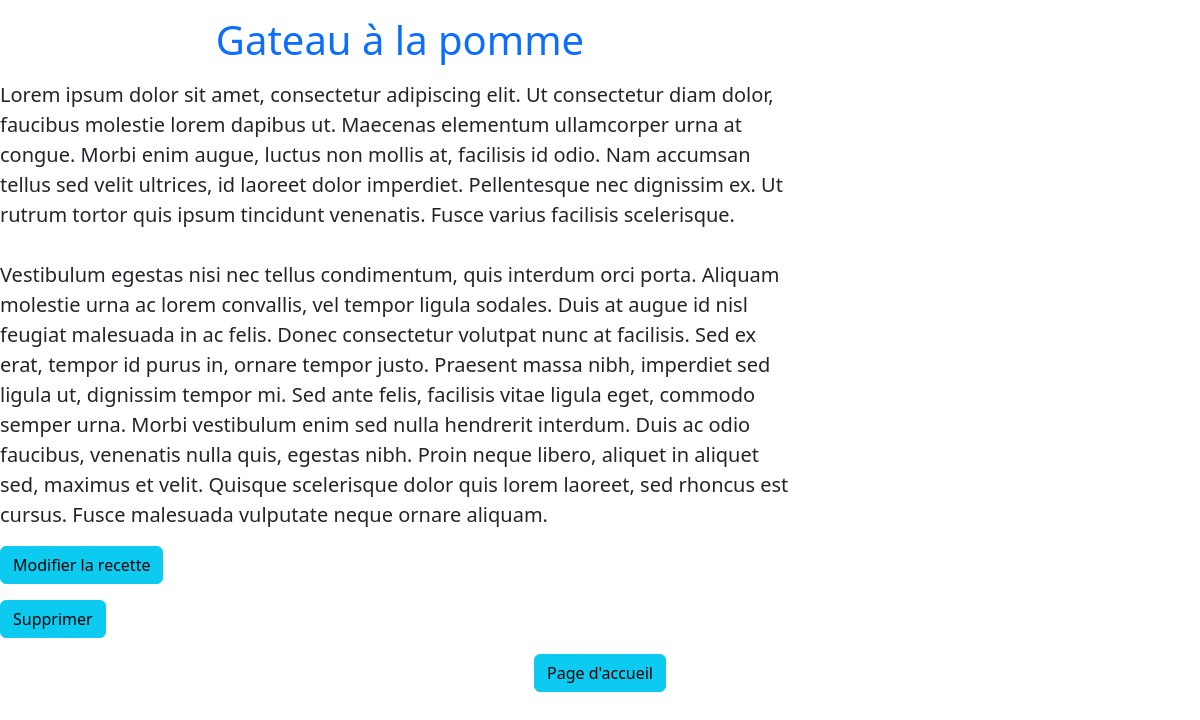
Screenshot of /recette.php?id=2 with the database file from the repository.
### tables this page shows
CREATE TABLE `recettes` (
  `id` int(10) NOT NULL,
  `title` varchar(255) NOT NULL,
  `description` text DEFAULT NULL,
  `recette` text DEFAULT NULL
);

### src/recipes.php (called while the page is built, shortened)
<?php
function getRecipeById($pdo, $id) :array|bool {
    $query = $pdo->prepare("SELECT * FROM recettes WHERE id = :id");
    $query->bindValue(':id', $id, PDO::PARAM_INT);
    $query->execute();
    return $query->fetch(PDO::FETCH_ASSOC);
}

### src/recette.php (the view, shortened to what this page needs)
<?php
require_once  "recipes.php";
require_once "header.php";
$error = false;
if (isset($_GET['id'])) {
    $id = $_GET['id'];
    $recipe = getRecipeById($pdo, $id);
} else {
    $error = true;
}
?>
<?php if (!$error) { ?>
    <div class="row ">
        <div class="col-12">
            <h1 class="col-lg-8 d-flex justify-content-center text-primary text-center my-3"><?=htmlentities($recipe["title"]); ?></h1>
            <p class="col-lg-8 d-flex justify-content-center lead"><?=nl2br(htmlentities($recipe["recette"])); ?></p>
        </div>
    </div>
<?php } ?>
<div class="mb-3">
    <a href="recette_modify.php?id=<?=$recipe['id'];?>" class="btn btn-info ">Modifier la recette </a>
  </div>
  <div class="mb-3">
    <a href='recette_delete.php?id=<?php echo $recipe['id']?>' class="btn btn-info" onclick="return confirm('Êtes-vous sûr de vouloir supprimer cette recette ?')">Supprimer</a>
  </div>
<div class="mb-3 text-center">
    <a href="index.php" class="btn btn-info ">Page d'accueil</a>
</div>

### rows the page displays
recettes: title "Gateau à la pomme", recette "Lorem ipsum dolor sit amet, consectetur adipiscing elit. Ut consectetur diam dolor, faucibus molestie lorem dapibus ut. Maecenas elementum ullamcorper urna at congue. Morbi enim augue, luctus non mollis at, facilisis id odio. Nam accumsan tellus sed velit ultrices, id laoreet dolor imperdiet. Pellentesque nec dignissim ex. Ut rutrum tortor quis ipsum tincidunt venenatis. Fusce varius facilisis scelerisque. Vestibulum egestas nisi nec tellus condimentum, quis interdum orci porta. Aliquam molestie urna ac lorem convallis, vel tempor ligula sodales. Duis at augue id nisl feugiat malesuada in ac felis. Donec consectetur volutpat nunc at facilisis. Sed ex erat, tempor id purus in, ornare tempor…"
